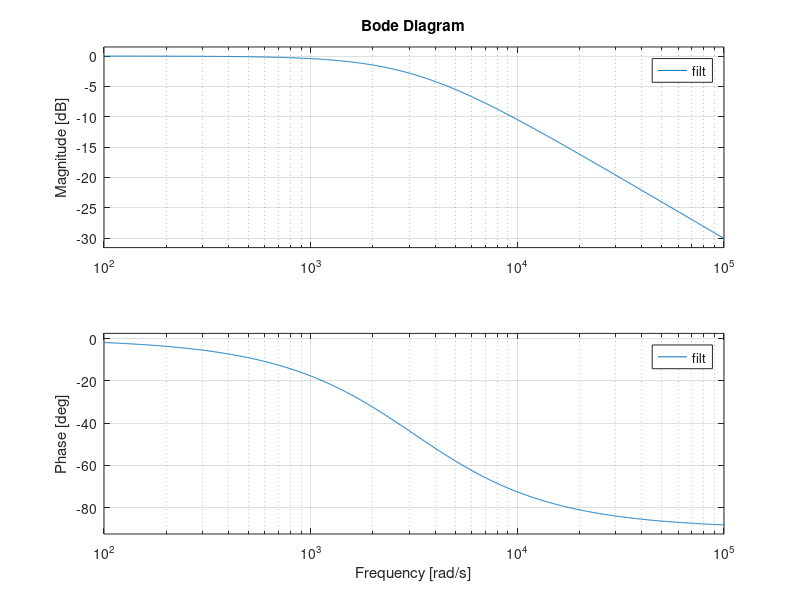

This figure's MATLAB source: (Note: this script raises an error after producing the figure.)
%% Control System Modeling for the compliant contact roller control system
% Written by Erick Oberstar 5/15/2014

clc; clear all; close all;
%%*************************************************************************
%% Physical System Definition

% Analog Input Gain
K_ADC_9381 = (4095-0)/(5-0) % Counts/Volt

% Compute Gain of Force System (DCM460 2/ HPB-20 Transducer
g = 9.81 % acceleration of gravity on earth (m/s^2)
mass = [ 0 20 ] % mass range in Kg
F = mass*g % Compute Force Range
VRange = [ 0 3.7] % Units of Volts
K_DCM460_HPB20 = (max(F)-min(F))/(max(VRange)-min(VRange)) % Units of Newton/Volt
K_ForceFB = K_DCM460_HPB20 / K_ADC_9381 % Newton/Volt / Counts/Volt = Newton/Count


% Compute Gain for Position Sensor
R_nom_per_mm = 2750 % Nominal Resistance in Ohms/mm
R_tol = 0.3 % Tolerance in % of the position feedback resistance
R_lin = 0.01 % Linearity of the Feedback potentiometer
R_Range = R_nom_per_mm*[1+R_tol 1 1-R_tol]
L_nom = 50 % lenght in mm
R_MaxPos_Range = R_Range*L_nom % 

% Actual Resistance doesn't matter - Position is Ratiometric from 0 Ohms to
% full scale Ohms over the reference voltage so the pot location is just a
% percentage from 0-100% over the length of the actuator across the ADC
% reference voltage
VPot_Range = [0 5] % Position Pot Source Voltage Range
L_Range = [0 50] % Position Range of actuator in mm
K_L12_Pos_mm_per_volt = (max(L_Range)-min(L_Range))/(max(VPot_Range)-min(VPot_Range)) % mm/Volt
K_L12_Pos_m_per_volt = K_L12_Pos_mm_per_volt/1000 %Convert to m/Volt

% Now lump in ADC Gain
K_L12_Pos = K_L12_Pos_m_per_volt/K_ADC_9381 % meter/Volt / Counts/Volt = meters/count

% Compute Gain for the PWM
PWM_res = 2000 % Number of counts for pwm
V_rail = 24
K_PWM = V_rail/PWM_res

% Firgelli Actuator Force Model (Input Voltage - Output Force)
K_L12_Force = 2.29181 % mA/N (Slope on Force vs Current Response)
L12_Offset_I = 12.995 % mA (Current Offset on Force vs Current Response)
Ra_L12 = 60 % Armature Resistance in Ohms of Firgelli

% Firgelli Actuator Position Model

%%*************************************************************************
%% Design a low pass state filter for the virtual compliance y* command signal
Ts = 40000/40e6 % from crio-FPGA-control\Globals\Global - Configuration Options.vi

fc = 500

filt = tf(1,[1/(2*pi*fc) 1])

figure; 
bode(filt)
h = gcr; % Get the handle for the "plot object root"
% which is a structure containing the plot properties
% Set frequency axis to Hz
h.AxesGrid.Xunits = 'Hz';
% Set mag axis to abs & phase axis to deg
h.AxesGrid.Yunits = {'abs','deg'};
% Turn on the grid
grid on; % or h.AxesGrid.Grid = "on"

filt_d = c2d(filt,Ts,'zoh');
filt_d.Variable = 'z^-1'
filt_d

figure; 
bode(filt_d)
h = gcr; % Get the handle for the "plot object root"
% which is a structure containing the plot properties
% Set frequency axis to Hz
h.AxesGrid.Xunits = 'Hz';
% Set mag axis to abs & phase axis to deg
h.AxesGrid.Yunits = {'abs','deg'};
% Turn on the grid
grid on; % or h.AxesGrid.Grid = "on"


